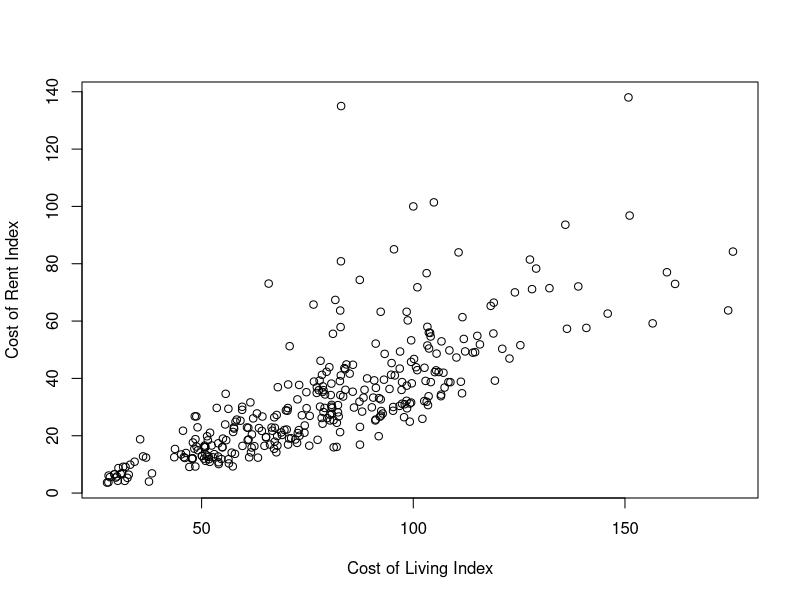
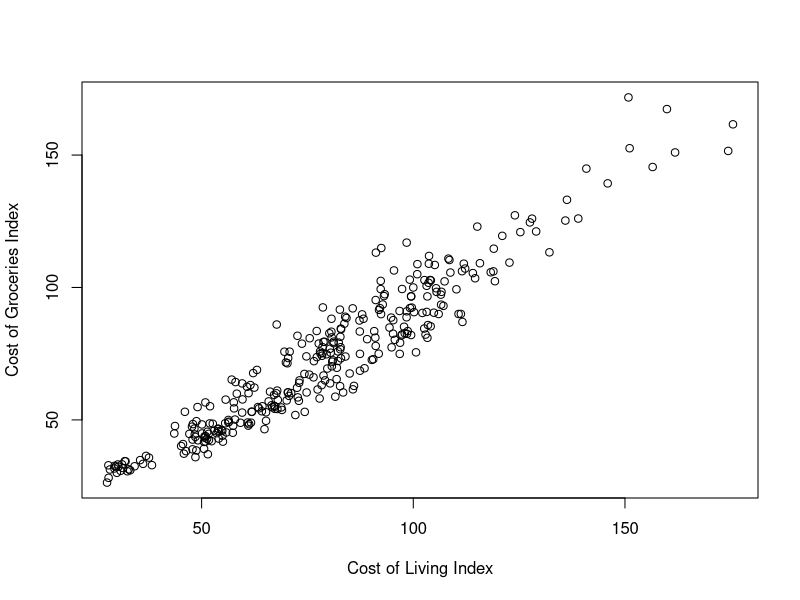
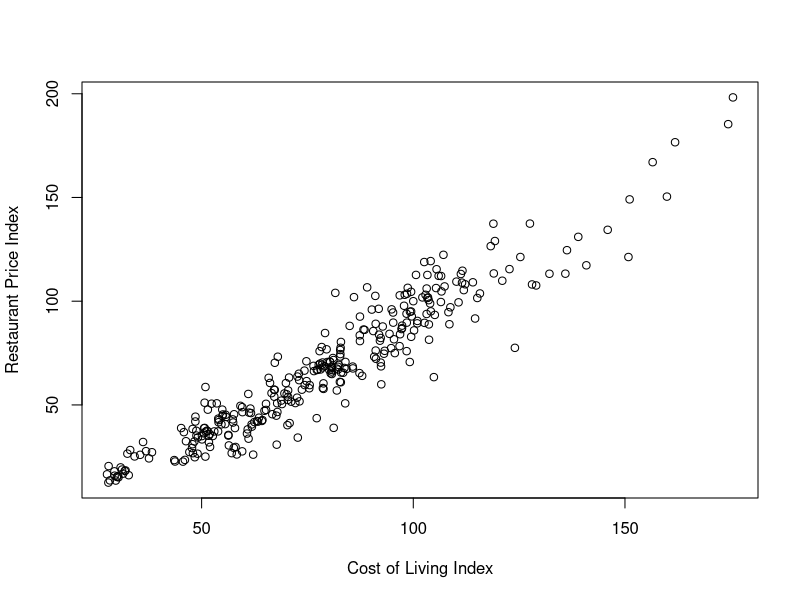
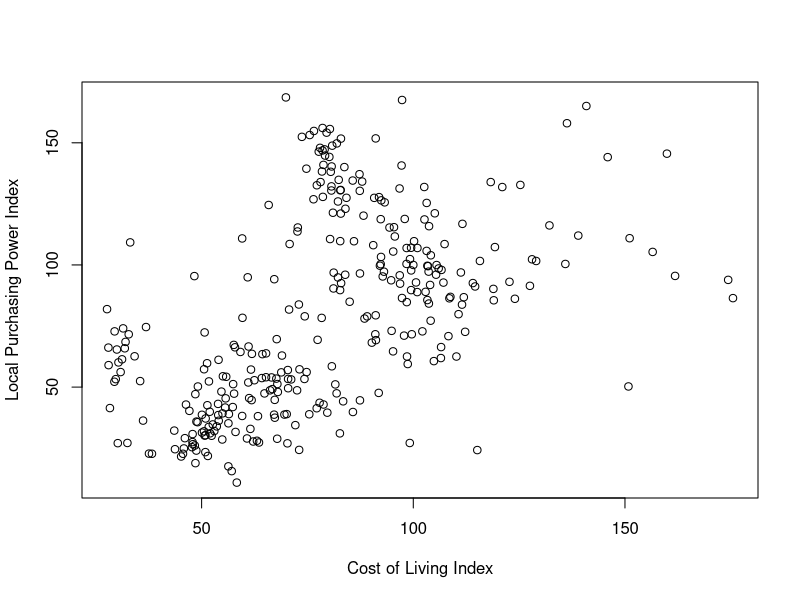
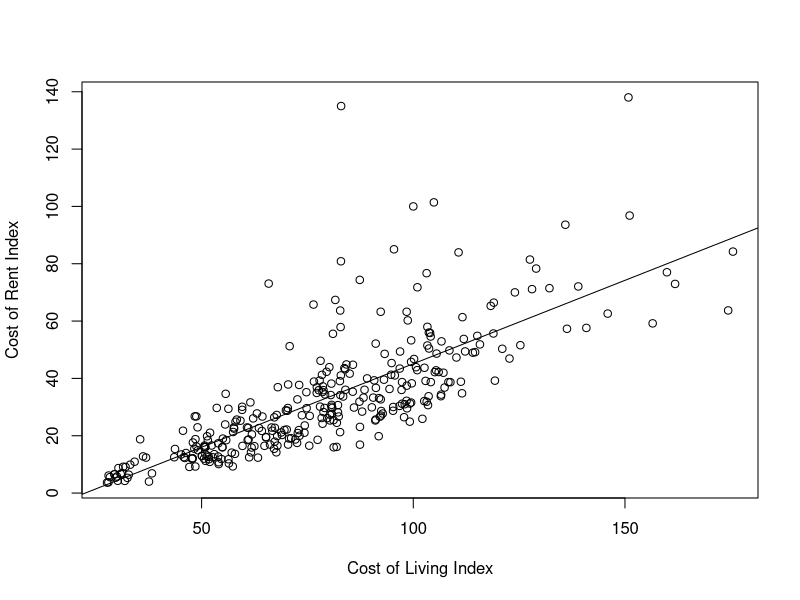
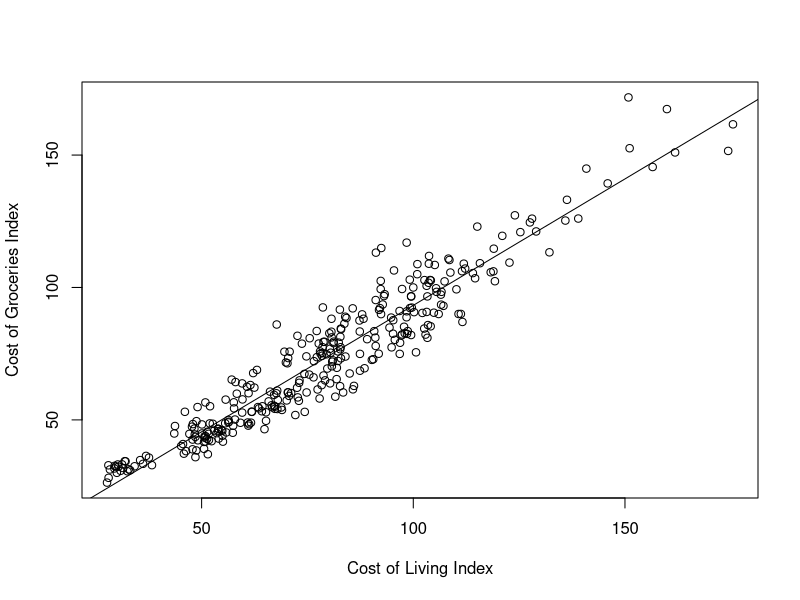
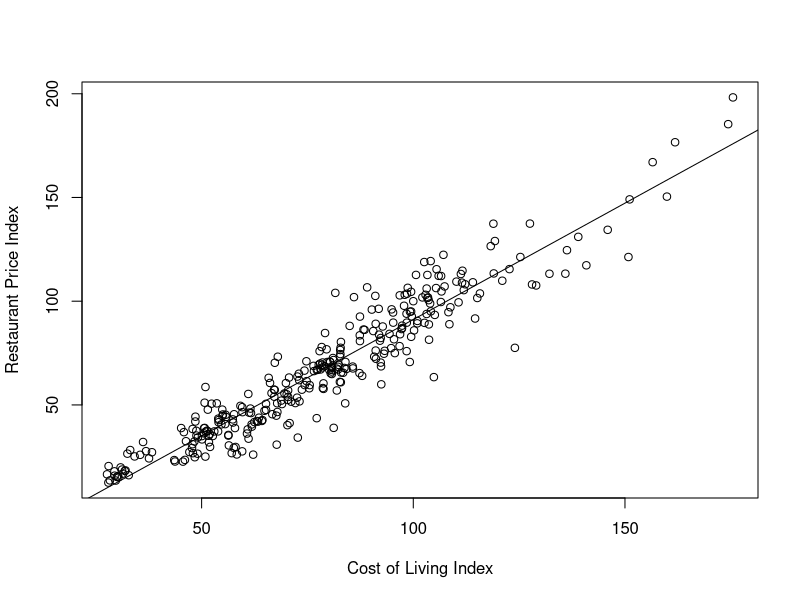
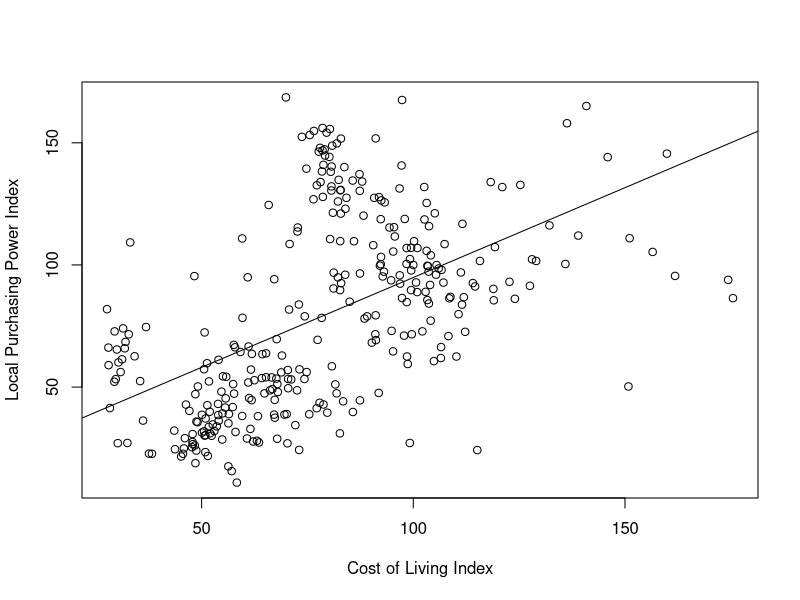

R code for these plots, in order:

#Prices of Certain Items in Selected Cities vs New York

cost <- read.table("Cost_of_Living_2013.txt", sep = "\t", header = TRUE)
names(cost)
# [1] "City"                         "Cost.of.Living.Index"         "Rent.Index"                  
# [4] "Groceries.Index"              "Restaurant.Price.Index"       "Local.Purchasing.Power.Index"

# Produce scatterplot
plot(cost$Rent.Index ~ cost$Cost.of.Living.Index, xlab = "Cost of Living Index", ylab = "Cost of Rent Index", data = cost)

plot(cost$Groceries.Index ~ cost$Cost.of.Living.Index, xlab = "Cost of Living Index", ylab = "Cost of Groceries Index", data = cost)

plot(cost$Restaurant.Price.Index ~ cost$Cost.of.Living.Index, xlab = "Cost of Living Index", ylab = "Restaurant Price Index", data = cost)

plot(cost$Local.Purchasing.Power.Index ~ cost$Cost.of.Living.Index, xlab = "Cost of Living Index", ylab = "Local Purchasing Power Index", data = cost)

# Correlation Coefficients
cor(cost$Rent.Index, cost$Cost.of.Living.Index)
    # 0.7722926
cor(cost$Cost.of.Living.Index, cost$Groceries.Index)
    # 0.9538616
cor(cost$Cost.of.Living.Index, cost$Restaurant.Price.Index)
    # 0.9493554
cor(cost$Cost.of.Living.Index, cost$Local.Purchasing.Power.Index)
    # 0.525902


# Linear Regression Model Check if Meet Conditions for Coorelation


rentReg <- lm(Rent.Index ~ Cost.of.Living.Index, data = cost)
plot(cost$Rent.Index ~ cost$Cost.of.Living.Index, xlab = "Cost of Living Index", ylab = "Cost of Rent Index", data = cost)
abline(rentReg)
summary(rentReg)


groceriesReg <- lm(Groceries.Index ~ Cost.of.Living.Index, data = cost)
plot(cost$Groceries.Index ~ cost$Cost.of.Living.Index, xlab = "Cost of Living Index", ylab = "Cost of Groceries Index", data = cost)
abline(groceriesReg)
summary(groceriesReg)


restaurantPriceReg <- lm(Restaurant.Price.Index ~ Cost.of.Living.Index, data = cost)
plot(cost$Restaurant.Price.Index ~ cost$Cost.of.Living.Index, xlab = "Cost of Living Index", ylab = "Restaurant Price Index", data = cost)
abline(restaurantPriceReg)
summary(restaurantPriceReg)


localPurchasingPowerReg <- lm(Local.Purchasing.Power.Index ~ Cost.of.Living.Index, data = cost)
plot(cost$Local.Purchasing.Power.Index ~ cost$Cost.of.Living.Index, xlab = "Cost of Living Index", ylab = "Local Purchasing Power Index", data = cost)
abline(localPurchasingPowerReg)


# Find Cost of Living as predicted by Groceries Index...
#... and residual for Beijing, China
range(cost$Cost.of.Living.Index)

new <- data.frame(Cost.of.Living.Index = c(83.57))
predict(groceriesReg,newdata = new)
groceriesReg$residuals[172] #Index of Beijing

    # Prediction cost of living in Beijing = 88.85556
#Cost of living and residual
